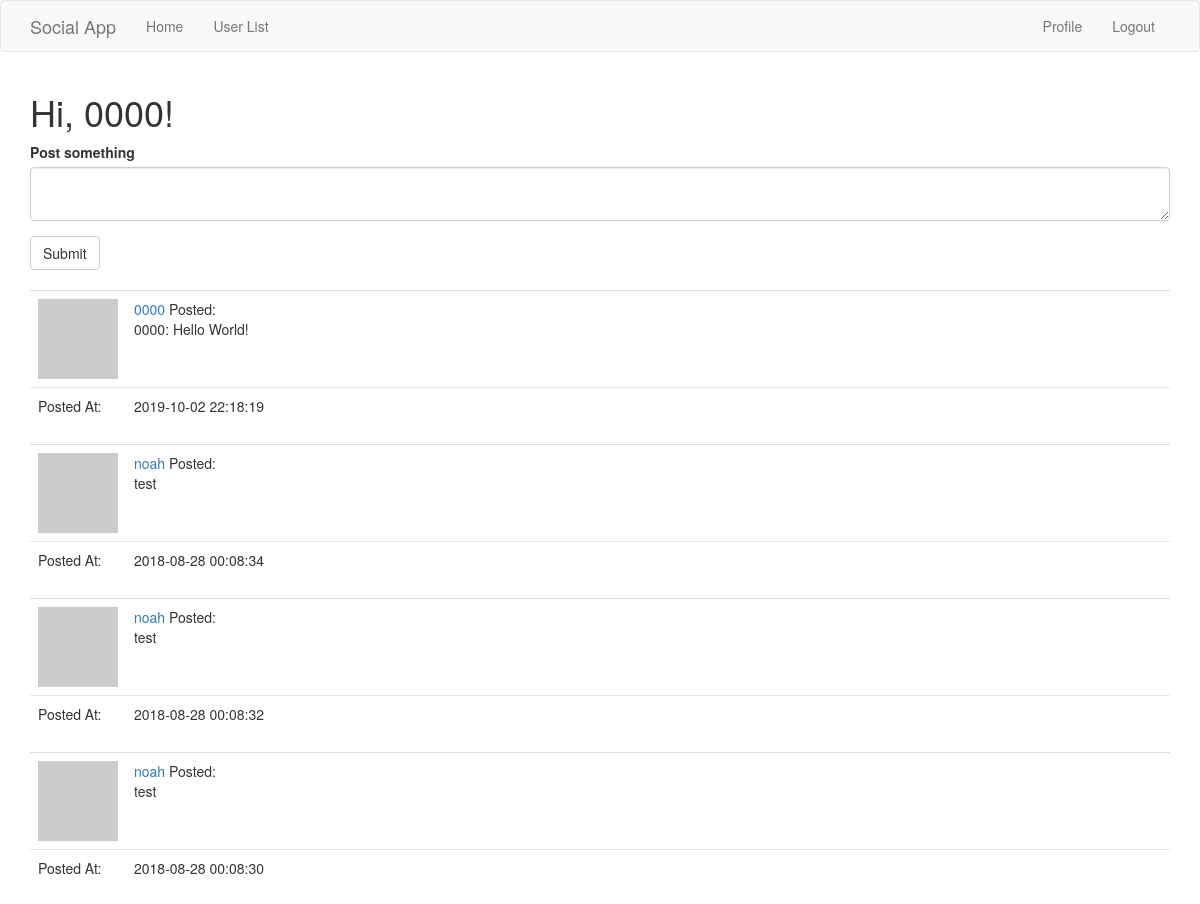
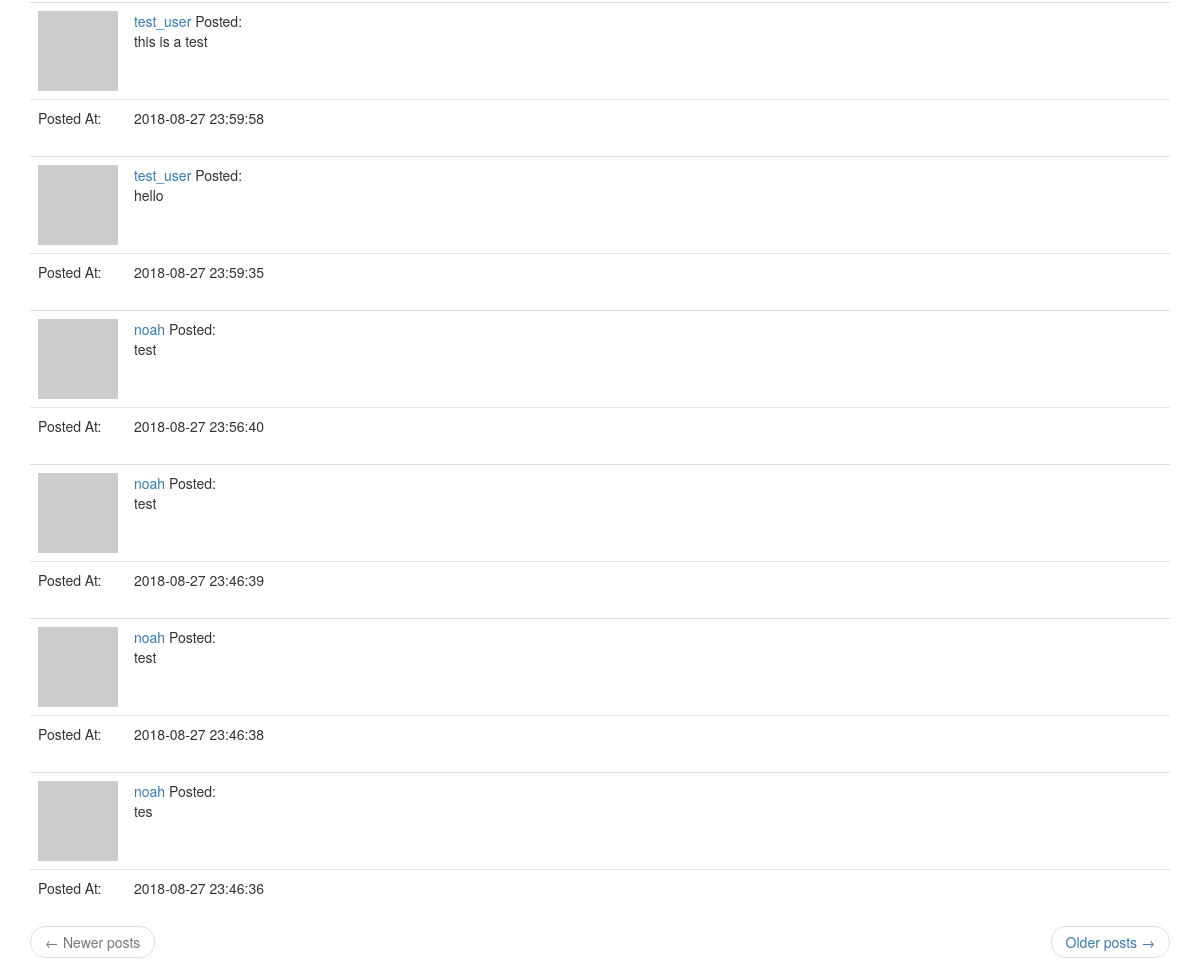
Before: /index (signed in) with the older database file (2 pictures, top to bottom).
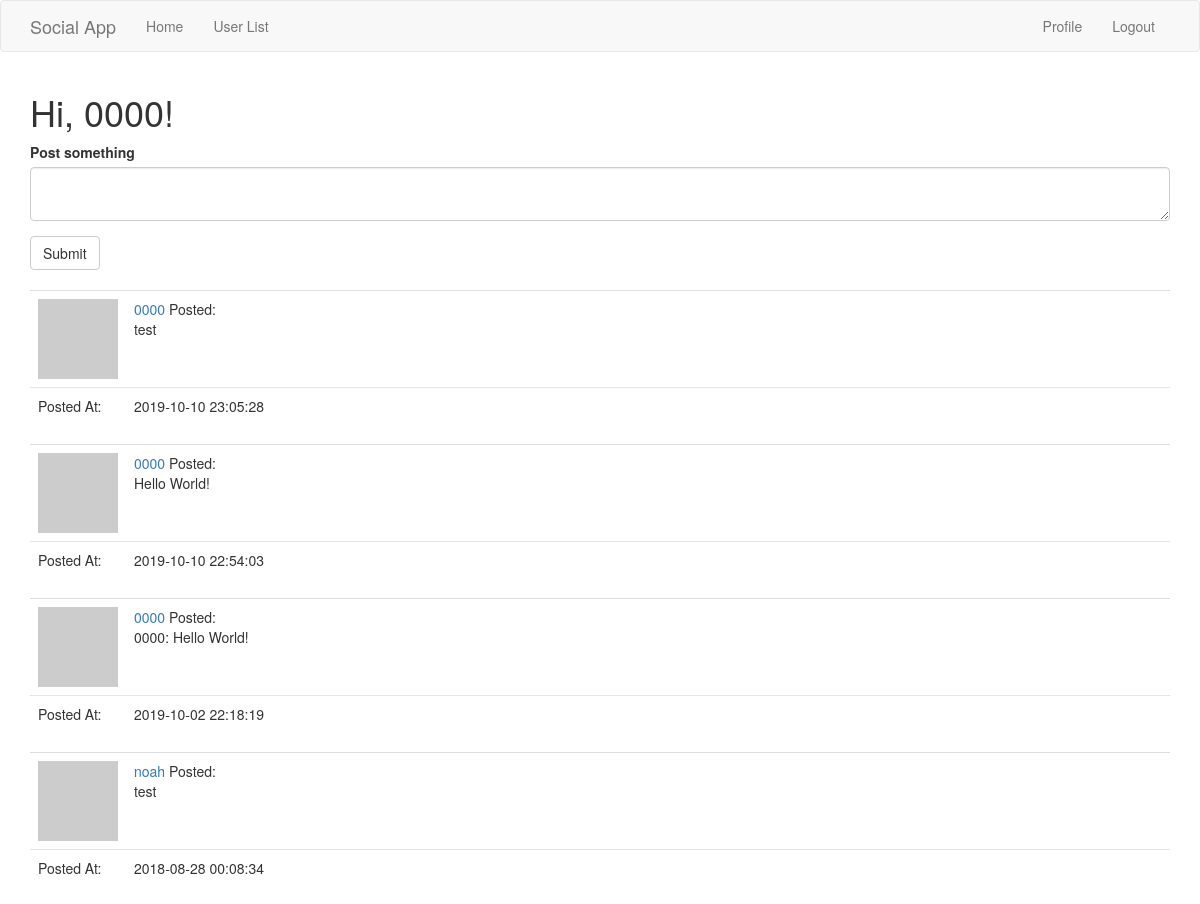
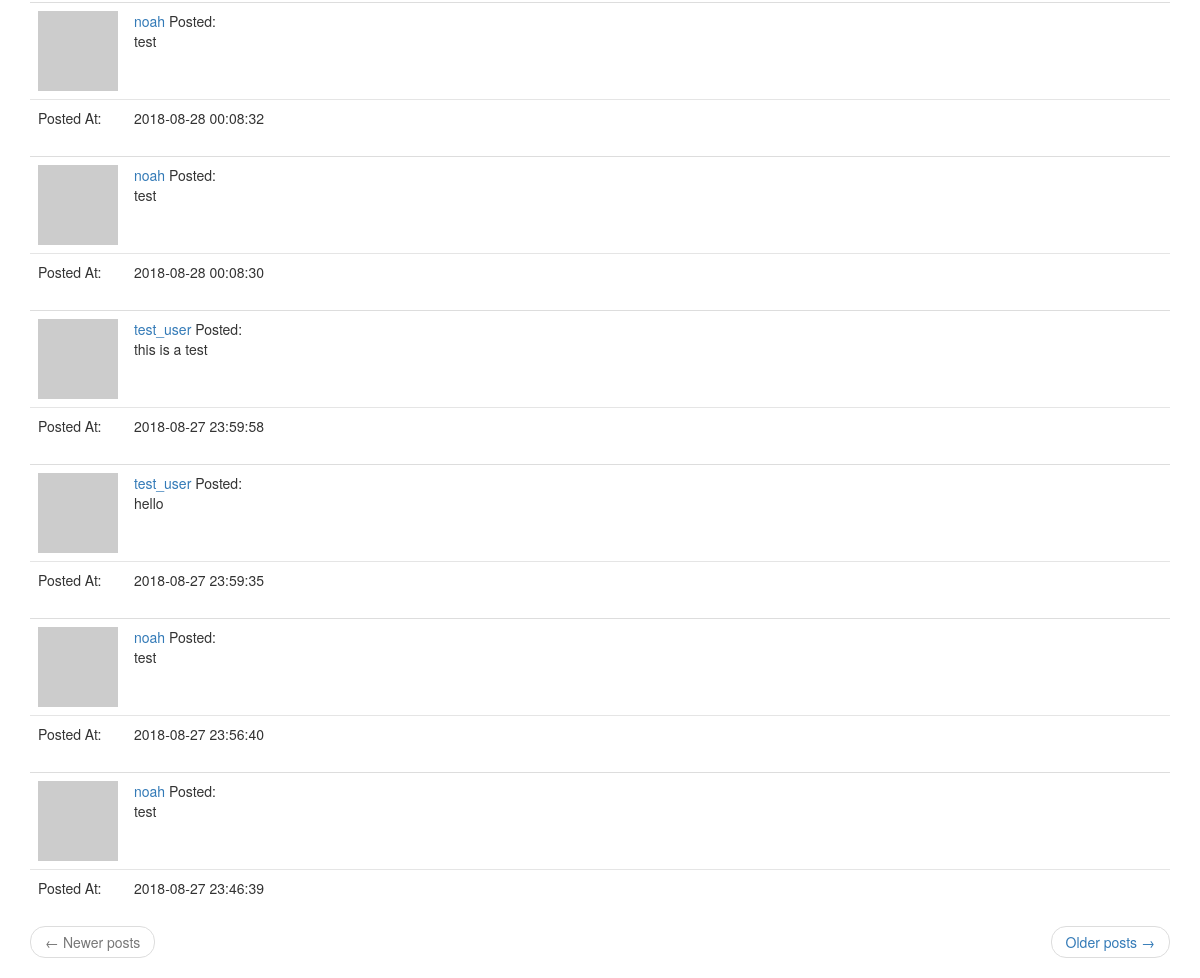
After: the same page with the newer database file (2 pictures, top to bottom).
### app/models.py (models this page shows, shortened)
class User(UserMixin, db.Model):
    id = db.Column(db.Integer, primary_key=True)
    username = db.Column(db.String(64), index=True, unique=True)
    about_me = db.Column(db.String(140))
    password_hash = db.Column(db.String(128))
    posts = db.relationship('Post', backref='author', lazy='dynamic')
    friends_list = db.relationship(
        'User', secondary=friends,
        primaryjoin=(friends.c.friend_id == id),
        secondaryjoin=(friends.c.friended_id == id),
        backref=db.backref('friends', lazy='dynamic'), lazy='dynamic')
    def avatar(self, size):
        digest = md5(self.username.lower().encode('utf-8')).hexdigest()
        return 'https://www.gravatar.com/avatar/{}?d=identicon&s={}'.format(
            digest, size)
    @login.user_loader
    def load_user(id):
        return User.query.get(int(id))

class Post(db.Model):
    id = db.Column(db.Integer, primary_key=True)
    title = db.Column(db.String(120), index=False, unique=False)
    body = db.Column(db.Text, index=False, unique=False)
    subject_name = db.Column(db.String(120), index=False, unique=False)
    timestamp = db.Column(db.DateTime, index=True, default=datetime.utcnow)
    author_id = db.Column(db.Integer, db.ForeignKey('user.id'))
    edits = db.relationship('PostEdit', backref='edits', lazy='dynamic')
    def get_timestamp(self):
        return self.timestamp.strftime("%Y-%m-%d %H:%M:%S")

### app/routes.py (the view)
@app.route('/', methods=['GET', 'POST'])
@app.route('/index', methods=['GET', 'POST'])
@login_required
def index():
    form = PostForm()
    if form.validate_on_submit():
        post = Post(body=form.post.data, author=current_user)
        db.session.add(post)
        db.session.commit()
        flash('Your post is now live!')
        return redirect(url_for('index'))
    page = request.args.get('page', 1, type=int)
    posts = Post.query.order_by(Post.timestamp.desc()).paginate(
        page, app.config['POSTS_PER_PAGE'], False)
    next_url = url_for('index', page=posts.next_num) \
        if posts.has_next else None
    prev_url = url_for('index', page=posts.prev_num) \
        if posts.has_prev else None
    return render_template('index.html', title='Home', form=form,
                           posts=posts.items, next_url=next_url,
                           prev_url=prev_url)

### app/forms.py
class PostForm(FlaskForm):
    post = TextAreaField('Post something', validators=[DataRequired()])
    submit = SubmitField('Submit')

### app/routes.py (called while the page is built)
@app.before_request
def before_request():
    if current_user.is_authenticated:
        current_user.last_seen = datetime.utcnow()
        db.session.commit()

### app/templates/index.html
{% extends "base.html" %}
{% import 'bootstrap/wtf.html' as wtf %}
{% block app_content %}
    <h1>Hi, {{ current_user.username }}!</h1>
    {% if form %}
    {{ wtf.quick_form(form) }}
    <br>
    {% endif %}
    {% for post in posts %}
        {% include '_post.html' %}
    {% endfor %}
    <nav aria-label="...">
        <ul class="pager">
            <li class="previous{% if not prev_url %} disabled{% endif %}">
                <a href="{{ prev_url or '#' }}">
                    <span aria-hidden="true">&larr;</span> Newer posts
                </a>
            </li>
            <li class="next{% if not next_url %} disabled{% endif %}">
                <a href="{{ next_url or '#' }}">
                    Older posts <span aria-hidden="true">&rarr;</span>
                </a>
            </li>
        </ul>
    </nav>
{% endblock %}

### app/templates/base.html (shortened to what this page needs)
{% extends 'bootstrap/base.html' %}
{% block styles %}
    {{super()}}
    <link rel="stylesheet"
          href="{{url_for('.static', filename='global.css')}}">
{% endblock %}
{% block navbar %}
    <nav class="navbar navbar-default">
        <div class="container">
            <div class="navbar-header">
                <a class="navbar-brand" href="{{ url_for('index') }}">Social App</a>
            </div>
            <div class="collapse navbar-collapse" id="nav-collapse">
                <ul class="nav navbar-nav">
                    <li><a href="{{ url_for('index') }}">Home</a></li>
                    <li><a href="{{ url_for('user_list') }}">User List</a></li>
                </ul>
                <ul class="nav navbar-nav navbar-right">
                    {% if current_user.is_anonymous %}
                    <li><a href="{{ url_for('login') }}">Login</a></li>
                    {% else %}
                    <li><a href="{{ url_for('user', username=current_user.username) }}">Profile</a></li>
                    <li><a href="{{ url_for('logout') }}">Logout</a></li>
                    {% endif %}
                </ul>
            </div>
        </div>
    </nav>
{% endblock %}
{% block content %}
    <div class="container">
        {% block app_content %}{% endblock %}
    </div>
{% endblock %}

### app/templates/_post.html
 <table class="table table-hover">
        <tr>
            <td width="70px">
                <a href="{{ url_for('user', username=post.author.username) }}">
                    <img src="{{ post.author.avatar(70) }}" />
                </a>
            </td>
            <td>
                <a href="{{ url_for('user', username=post.author.username) }}">
                    {{ post.author.username }}
                </a>
                Posted:
                <br>
                {{ post.body }}
            </td>
        </tr>
        <tr>
            <td style="border-top: 1px solid #e5e5e5;">
                Posted At:
            </td>
            <td style="border-top: 1px solid #e5e5e5;">
                {{ post.get_timestamp() }}
            </td>
        </tr>
    </table>

Changed rows visible on the page:
no longer on this page (row unchanged): Post: author.username "noah", body "test", get_timestamp "2018-08-27 23:46:38"
no longer on this page (row unchanged): Post: author.username "noah", body "tes", get_timestamp "2018-08-27 23:46:36"
added Post: author.username "0000", body "test", get_timestamp "2019-10-10 23:05:28"
added Post: author.username "0000", body "Hello World!", get_timestamp "2019-10-10 22:54:03"
